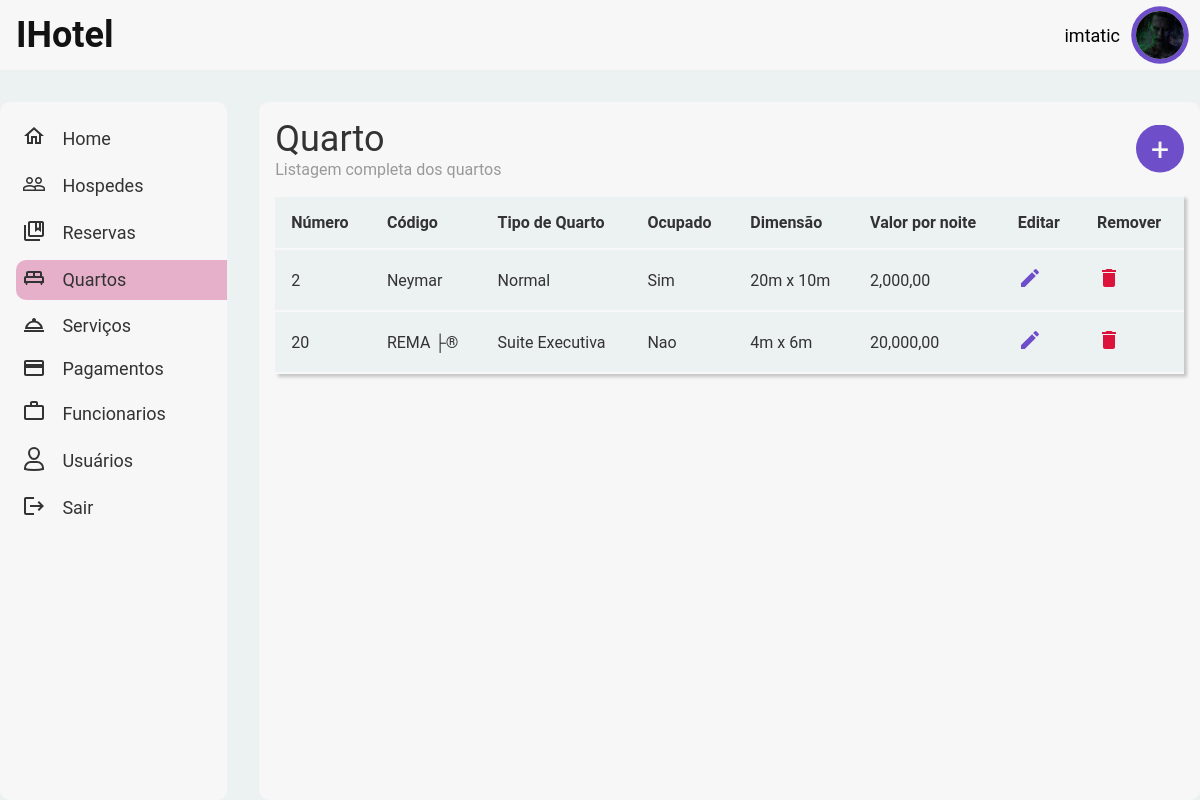
The app's page /index.php?p=quartos (signed in) with its own data.
### tables this page shows
CREATE TABLE `quartos` (
  `id` int(11) NOT NULL AUTO_INCREMENT,
  `numero` int(11) NOT NULL,
  `codigo` varchar(7) DEFAULT NULL,
  `ocupado` enum('Sim','Nao') DEFAULT 'Nao',
  `dimensao` varchar(50) DEFAULT NULL,
  `tipo_quarto` int(11) DEFAULT NULL,
  `descricao` tinytext DEFAULT NULL,
  `criado_em` date NOT NULL DEFAULT current_timestamp(),
  PRIMARY KEY (`id`),
  UNIQUE KEY `id` (`id`),
  UNIQUE KEY `numero` (`numero`),
  KEY `tipo_quarto` (`tipo_quarto`),
  CONSTRAINT `quartos_ibfk_1` FOREIGN KEY (`tipo_quarto`) REFERENCES `tipos_quartos` (`id`)
);

CREATE TABLE `tipos_quartos` (
  `id` int(11) NOT NULL AUTO_INCREMENT,
  `titulo` varchar(100) NOT NULL,
  `valor_por_noite` decimal(10,2) DEFAULT NULL,
  `criado_em` date NOT NULL DEFAULT current_timestamp(),
  PRIMARY KEY (`id`),
  UNIQUE KEY `id` (`id`)
);

### pages/quartos.php (the view, shortened to what this page needs)
<?php
require(__DIR__ . "/../actions/conexao.php");
?>
<section id="quartosPage">
  <header>
    <div>
      <h1>Quarto</h1>
      <h3>Listagem completa dos quartos</h3>
    </div>
    <button class="addQuartoButton">+</button>
  </header>
  <table class="tabelaQuartos">
    <thead>
      <tr>
        <td class="hidden600">Número</td>
        <td class="hidden940">Código</td>
        <td>Tipo de Quarto</td>
        <td class="hidden940">Ocupado</td>
        <td class="hidden940">Dimensão</td>
        <td>Valor por noite</td>
        <td>Editar</td>
        <td class="hidden600">Remover</td>
      </tr>
    </thead>
    <?php
    $fecthQuartos = $conexao->prepare("SELECT * FROM tipos_quartos JOIN quartos ON tipos_quartos.id = quartos.tipo_quarto ORDER BY quartos.numero");
    $fecthQuartos->execute();
    $quartos = $fecthQuartos->fetchAll(PDO::FETCH_ASSOC);
    for ($i = 0; $i < sizeof($quartos); $i++) :
      $quartoActual = $quartos[$i];
    ?>
      <tr>
        <td class="hidden600"><?php echo $quartoActual['numero']; ?></td>
        <td class="hidden940"><?php echo $quartoActual['codigo']; ?></td>
        <td><?php echo $quartoActual['titulo']; ?></td>
        <td class="hidden940"><?php echo $quartoActual['ocupado']; ?></td>
        <td class="hidden940"><?php echo $quartoActual['dimensao']; ?></td>
        <td><?php echo number_format($quartoActual['valor_por_noite'], 2, ','); ?></td>
        <td>
          <a href="pages/editQuarto.php?quarto_id=<?php echo $quartoActual['id'] ?>">
            <svg width="24" height="24" xmlns="http://www.w3.org/2000/svg" viewBox="0 0 24 24">
              <g fill="none" class="nc-icon-wrapper">
                <path d="M3 17.25V21h3.75L17.81 9.94l-3.75-3.75L3 17.25zM20.71 7.04a.996.996 0 0 0 0-1.41l-2.34-2.34a.996.996 0 0 0-1.41 0l-1.83 1.83 3.75 3.75 1.83-1.83z" fill="#6f4ec9"></path>
              </g>
            </svg>
          </a>
        </td>
        <td class="hidden600">
          <a href="actions/deleteQuarto.php?quarto_id=<?php echo $quartoActual['id'] ?>">
            <svg width="24" height="24" xmlns="http://www.w3.org/2000/svg" viewBox="0 0 24 24">
              <g fill="none" class="nc-icon-wrapper">
                <path d="M6 19c0 1.1.9 2 2 2h8c1.1 0 2-.9 2-2V7H6v12zM19 4h-3.5l-1-1h-5l-1 1H5v2h14V4z" fill="#dc143c"></path>
              </g>
            </svg>
          </a>
        </td>
      </tr>
    <?php endfor ?>
  </table>
</section>

### styles/main.css (style rules this page uses)
:root { --button-text: 0.875rem; --micro-text: 0.6875rem; --normal-text: 1.125rem; --title-h3: 1.5rem; --title-h2: 2.25rem; --title-h1: 3rem; --border-radius: 0.625rem; --white-tom: #f7f7f7; --background-gray: #ecf1f1; --accent-color: #c9357c; --link-color: #349dff; --text-color: #121212; --textgrey-color: #999ea4; --button-color: #6f4ec9; }
* { margin: 0; padding: 0; outline: 0; box-sizing: border-box; -webkit-font-smoothing: antialiased !important; text-rendering: optimizeLegibility; font-family: Roboto, sans-serif; }
html, body { width: 100%; min-height: 100vh; }
h1 { font-size: var(--title-h2); font-weight: 400; }
button { cursor: pointer; }
section { max-width: 100%; }
a { text-decoration: none; color: var(--link-color); }
.main section { background-color: var(--white-tom); flex: 4; border-radius: var(--border-radius); padding: 1rem; display: flex; flex-direction: column; gap: 1rem; flex-wrap: wrap; }

### styles/quartos.css (style rules this page uses)
#quartosPage { width: 100%; display: flex; flex-direction: column; color: #333333; }
#quartosPage > header { width: 100%; display: flex; align-items: center; justify-content: space-between; }
#quartosPage > header > div > h1 { font-size: 2.25rem; font-weight: 400; color: #333333 !important; }
#quartosPage > header > div > h3 { font-size: 1rem; font-weight: 400; color: #999999 !important; }
.addQuartoButton { width: 3rem; height: 3rem; clip-path: circle(); border: none; background-color: #6f4ec9; cursor: pointer; font-size: 2rem; color: #f7f7f7; }
#quartosPage > table { background-color: #ecf1f1; padding: 1rem; font-size: 1rem; border-collapse: collapse; max-width: 100%; box-shadow: 0.2rem 0.2rem 0.2rem rgba(0, 0, 0, 0.205); }
#quartosPage > table thead { font-weight: bold; }
tr td { padding: 1rem; border: 2px solid #f7f7f7; border-right: none; border-left: none; }

### records on screen
quartos: numero "2", codigo "Neymar", tipo_quarto.titulo "Normal", ocupado "Sim", dimensao "20m x 10m", tipo_quarto.valor_por_noite "2,000,00"
quartos: numero "20", codigo "REMA ├®", tipo_quarto.titulo "Suite Executiva", ocupado "Nao", dimensao "4m x 6m", tipo_quarto.valor_por_noite "20,000,00"

### other values on screen
$userName "imtatic"
